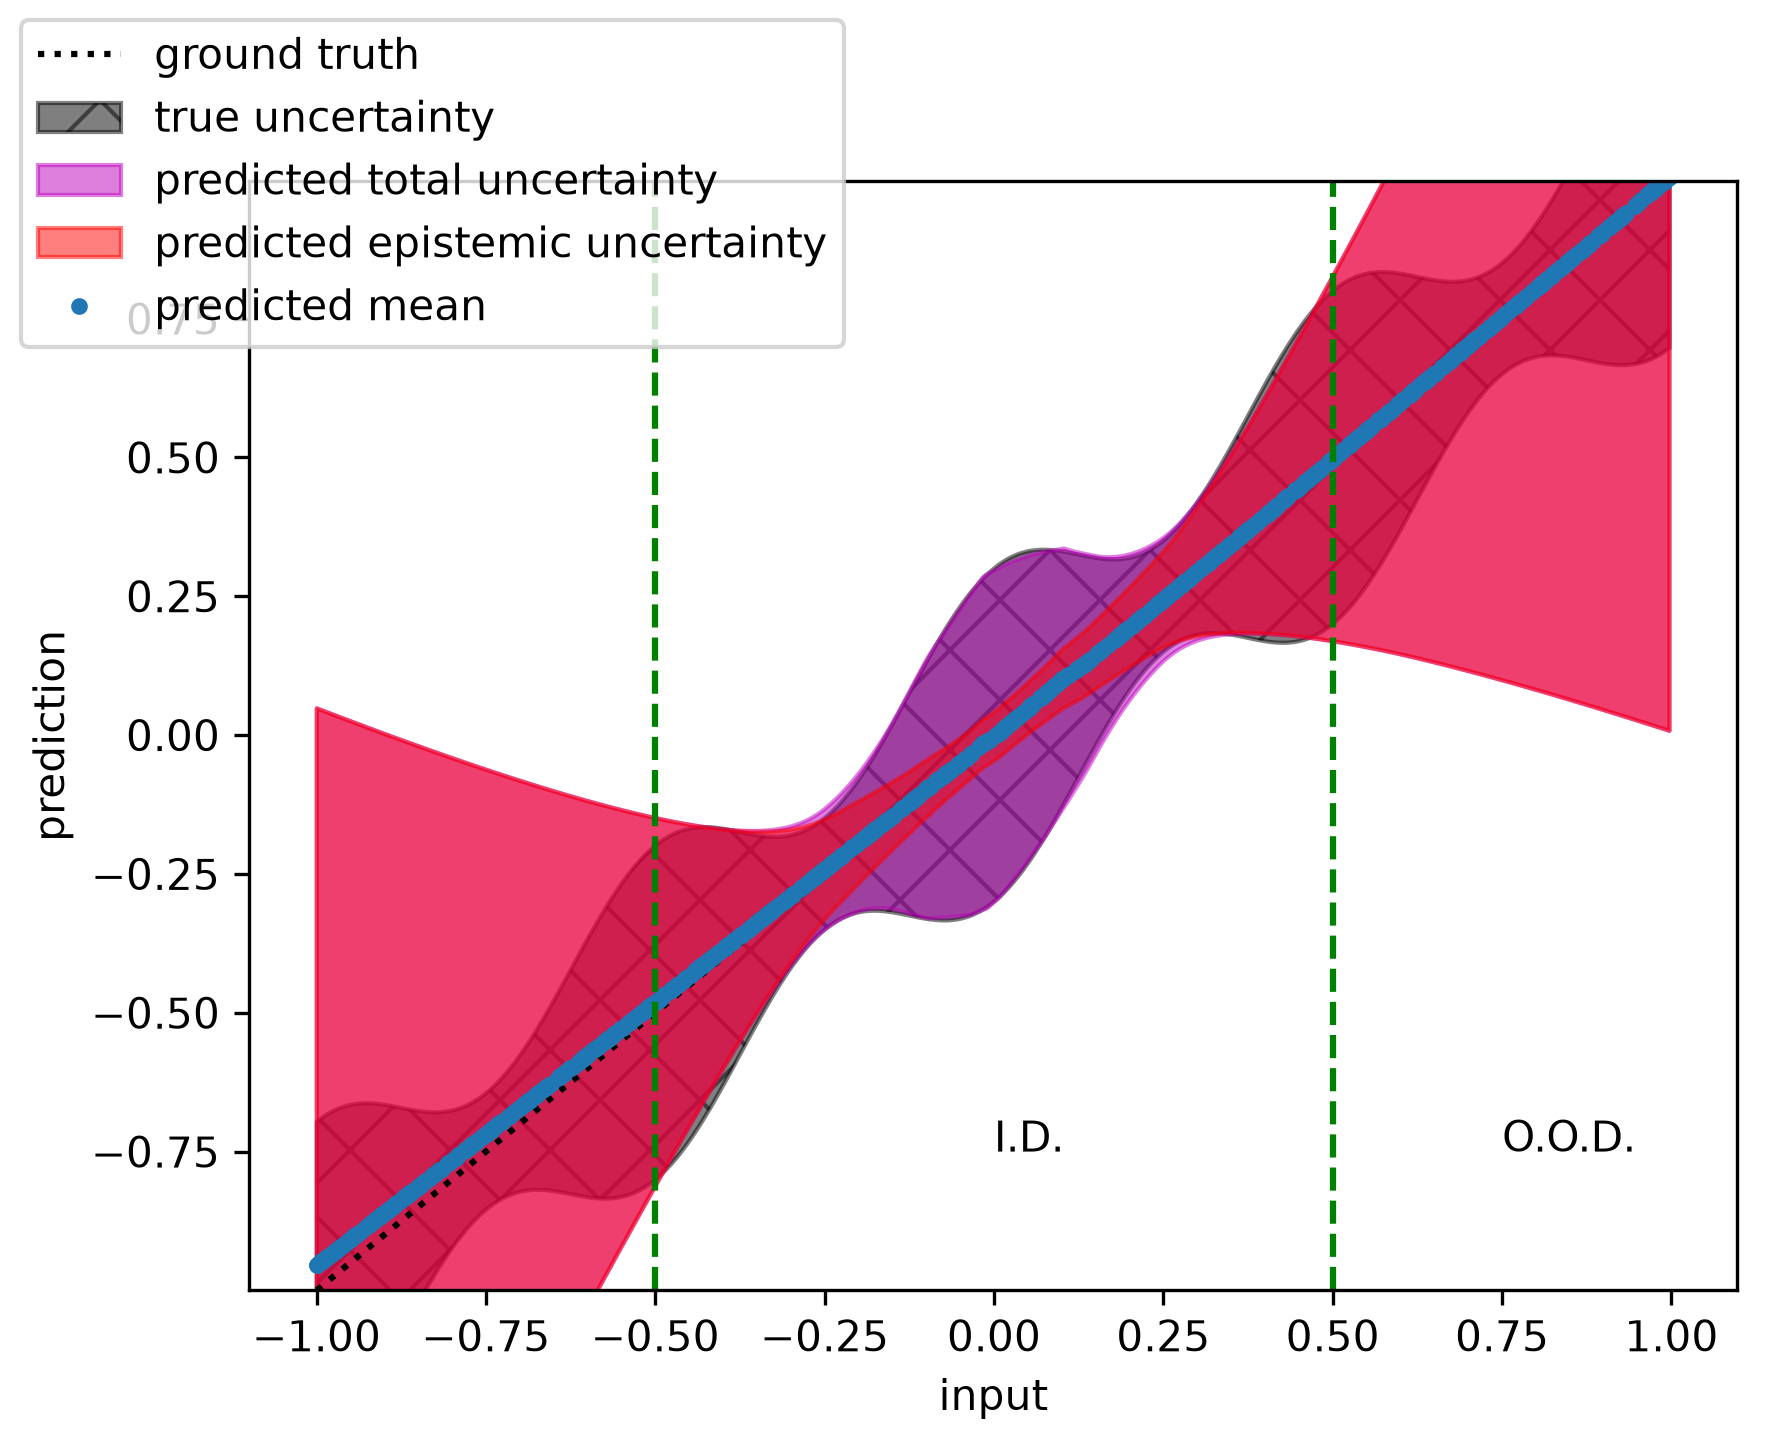

This figure's Python source:
"""Demonstration of an MLP that separately predicts aleatoric and epistemic uncertainty."""

import copy

import matplotlib.pyplot as plt
import torch

from fastbnns.analysis import statistics
from fastbnns.bnn import base, losses, priors, types
from fastbnns.datasets import polynomial
from fastbnns.models import mlp
from fastbnns.simulation import generators, polynomials, observation

torch.manual_seed(1)
torch.cuda.manual_seed_all(1)

# Create a Bayesian multilayer perceptron to model a linear function y=mx+b.
hidden_features = 32
n_hidden_layers = 1
in_features = 1
out_features = 2  # 1 data feature, 1 aleatoric uncertainty
nn = mlp.MLP(
    in_features=in_features,
    out_features=out_features,
    n_hidden_layers=n_hidden_layers,
    hidden_features=hidden_features,
    activation=torch.nn.LeakyReLU,
)
bnn = base.BNN(nn=nn)
device = torch.device("cuda" if torch.cuda.is_available() else "cpu")
bnn = bnn.to(device)

# Define a prior (this one applies to all parameters in the model).
prior = priors.Distribution(
    torch.distributions.Normal(loc=torch.tensor([0.0]), scale=torch.tensor([0.5]))
).to(device)

# Define a dataset.
data_generator = generators.Generator(
    simulator=polynomials.polynomial,
    simulator_kwargs={"coefficients": torch.tensor([0.0, 1.0])},
    simulator_kwargs_generator={"x": lambda: torch.rand(1) - 0.5},
)
noise_tform = observation.NoiseTransform(
    noise_fxn=observation.add_read_noise,
    noise_fxn_kwargs_generator={
        "sigma": lambda x: 0.1 + 0.2 * (torch.cos(2.0 * torch.pi * x) ** 2)
    },
)
n_data = 1024 * 5
batch_size = 128
ds_train = polynomial.Polynomial(
    data_generator=data_generator,
    dataset_length=n_data,
    transform=noise_tform,
    cache=False,  # use fresh data every epoch
)
dl_train = torch.utils.data.DataLoader(dataset=ds_train, batch_size=batch_size)
n_data_val = 1024 * 2
ds_val = polynomial.Polynomial(
    data_generator=data_generator,
    dataset_length=n_data_val,
    transform=noise_tform,
    cache=True,
)
dl_val = torch.utils.data.DataLoader(dataset=ds_val, batch_size=batch_size)

# Define optimizer and loss.
n_batches = n_data // batch_size
loss_fn = losses.ELBO(
    neg_log_likelihood=torch.nn.GaussianNLLLoss(reduction="sum"),
    kl_divergence=losses.KLDivergence(prior=prior),
    beta=1.0 / n_batches,  # see Graves 2011
)
n_epochs = 100
optimizer = torch.optim.AdamW(bnn.parameters(), lr=1.0e-2)

# Train.
loss_train = []
loss_val = []
best_model_state_dict = copy.deepcopy(bnn.state_dict())
best_loss = torch.inf
for epoch in range(n_epochs):
    loss_epoch = []
    bnn.train()
    for batch in dl_train:
        # Forward pass through model.
        optimizer.zero_grad()
        out = bnn(types.MuVar(batch[0].to(device)))

        # Compute loss: this model provides an additional output node that
        # we'll treat as the unscaled aleatoric uncertainty (variance inherent to
        # the data).
        aleatoric_var = torch.nn.functional.softplus(out.mu[:, 1]) ** 2
        epistemic_var = out.var[:, 0]
        loss = loss_fn(
            model=bnn,
            input=out.mu[:, 0],
            target=batch[1][:, 0].to(device),
            var=aleatoric_var + epistemic_var,
        )

        # Update model.
        loss.backward()
        optimizer.step()
        loss_epoch.append(loss)

    avg_loss_train = torch.mean(torch.stack(loss_epoch))
    loss_train.append(avg_loss_train)

    # Evaluate on validation set.
    with torch.no_grad():
        loss_epoch_val = []
        within_1sigma_val = []
        bnn.eval()
        for batch in dl_val:
            # Forward pass through model.
            out = bnn(types.MuVar(batch[0].to(device)))

            # Compute loss: this model provides an additional output node that
            # we'll treat as the unscaled aleatoric uncertainty (variance inherent to
            # the data).
            aleatoric_var = torch.nn.functional.softplus(out.mu[:, 1]) ** 2
            epistemic_var = out.var[:, 0]
            loss = loss_fn(
                model=bnn,
                input=out.mu[:, 0],
                target=batch[1][:, 0].to(device),
                var=aleatoric_var + epistemic_var,
            )
            loss_epoch_val.append(loss)

            # Check predictive variance.
            within_1sigma_val.append(
                statistics.compute_coverage(
                    observations=batch[1][:, 0].to(device),
                    mu=out.mu[:, 0],
                    sigma=(aleatoric_var + epistemic_var).sqrt(),
                    alphas=torch.tensor([1.0]),
                )
            )

    avg_loss_val = torch.mean(torch.stack(loss_epoch_val))
    loss_val.append(avg_loss_val)
    if avg_loss_val < best_loss:
        best_loss = avg_loss_val
        best_model_state_dict = copy.deepcopy(bnn.state_dict())
    print(
        f"epoch {epoch + 1} of {n_epochs}: loss = {avg_loss_val}, {100.0 * torch.mean(torch.stack(within_1sigma_val)):.2f}% within 1 st. dev."
    )

# Plot some examples.
final_model_state_dict = copy.deepcopy(bnn.state_dict())
bnn.load_state_dict(best_model_state_dict)
input = []
output = []
n_examples = 1000
data_generator_test = copy.deepcopy(data_generator)
data_generator_test.simulator_kwargs_generator["x"] = lambda: (
    2.0 * (torch.rand(1) - 0.5)
)
ds_test = polynomial.Polynomial(
    data_generator=data_generator_test,
    dataset_length=n_examples,
    transform=noise_tform,
    cache=True,
)
bnn = bnn.to("cpu")
for n in range(n_examples):
    data = ds_test[n]
    input.append(data[0])
input = torch.stack(input, dim=0)
output = bnn(types.MuVar(input))

x, sort_inds = torch.sort(input.cpu().squeeze())
y = output.mu[:, 0].detach().cpu().squeeze()[sort_inds]
y_var_aleatoric = (
    torch.nn.functional.softplus(output.mu[:, 1]).detach().cpu().squeeze()[sort_inds]
    ** 2
)
y_var_epistemic = output.var[:, 0].detach().cpu().squeeze()[sort_inds]
yerr = (y_var_aleatoric + y_var_epistemic).sqrt()
y_gt = data_generator.simulator(x=x, **data_generator.simulator_kwargs)
yerr_gt = (
    (noise_tform.noise_fxn_kwargs_generator["sigma"](x)) ** 2 + (y - y_gt) ** 2
).sqrt()
fig, ax = plt.subplots()
ax.plot(x, y_gt, color="k", linestyle=":", label="ground truth")
ax.fill_between(
    x=x,
    y1=y_gt - yerr_gt,
    y2=y_gt + yerr_gt,
    alpha=0.5,
    color="k",
    hatch="x",
    label="true uncertainty",
)
ax.fill_between(
    x=x,
    y1=y - yerr,
    y2=y + yerr,
    alpha=0.5,
    color="m",
    label="predicted total uncertainty",
)
ax.fill_between(
    x=x,
    y1=y - y_var_epistemic.sqrt(),
    y2=y + y_var_epistemic.sqrt(),
    alpha=0.5,
    color="r",
    label="predicted epistemic uncertainty",
)
ax.plot(x, y, marker=".", linestyle="", label="predicted mean")
ax.set_ylim((y_gt.min(), y_gt.max()))
ylim = ax.get_ylim()
ax.plot([-0.5, -0.5], ylim, "--", color="g")
ax.plot([0.5, 0.5], ylim, "--", color="g")
ax.text(0.0, -0.75, "I.D.")
ax.text(0.75, -0.75, "O.O.D.")
ax.set_xlabel("input")
ax.set_ylabel("prediction")
fig.legend(loc="upper left")
fig.savefig("mlp_uncertainty_demo.png", dpi=300, bbox_inches="tight")
plt.close(fig)

print("Done")
